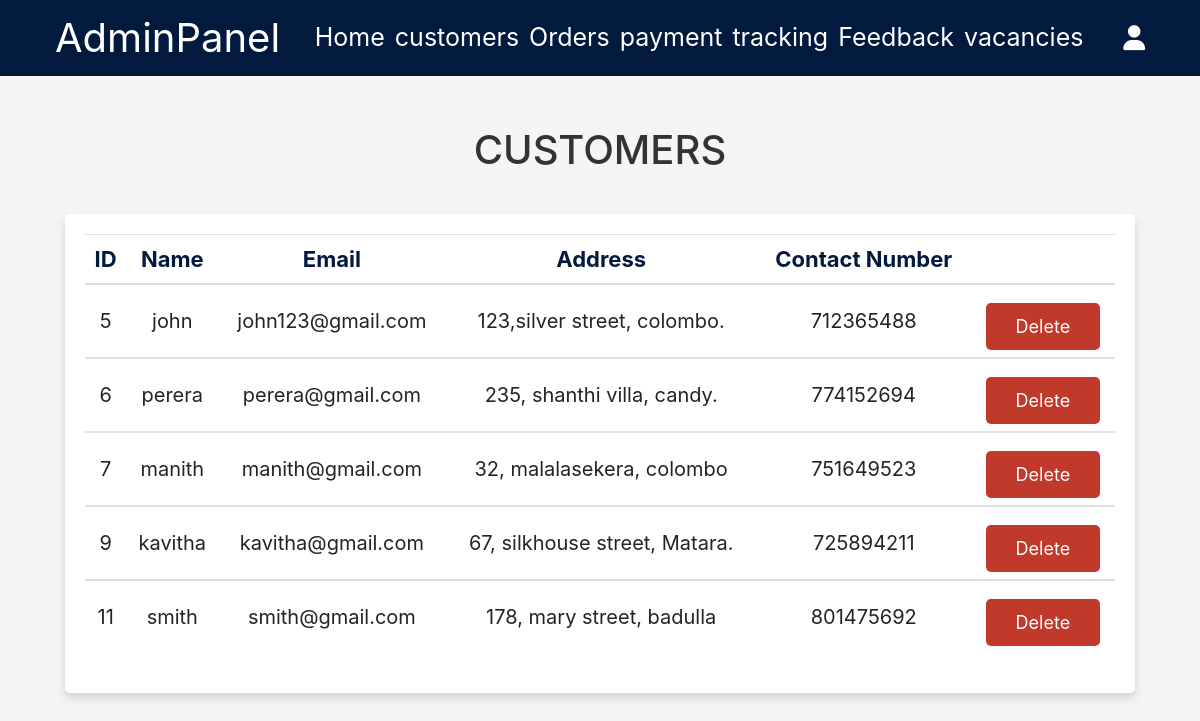
/1.Admin_Account/customers.php (signed in), run on the app's committed database.
### tables this page shows
CREATE TABLE `user` (
  `user_id` int(11) NOT NULL,
  `username` varchar(50) NOT NULL,
  `password` varchar(30) NOT NULL,
  `name` varchar(20) NOT NULL,
  `email` varchar(100) NOT NULL,
  `address` varchar(100) NOT NULL,
  `contact_number` int(12) NOT NULL,
  `user_type` varchar(20) NOT NULL DEFAULT 'user'
);

### 1.Admin_Account/customers.php (the view, shortened to what this page needs)
<?php
$con = mysqli_connect('localhost', 'root', '', 'ecargoms') or die('connection failed');
?>
<!DOCTYPE html>
<html lang="en">
<head>
<link href="bootstrap/css/bootstrap.min.css" rel="stylesheet" >
<link href="source/css/admin.css" rel="stylesheet">
</head>
<body>
<?php
include 'nav.php';
?>
<section>
    <h1 class="title">customers</h1>
    <div class="container">
        <div class="row text-center">
		<div class="col-md">
			<div class="box shadow">
				<div class="table table-hover table-responsive">
					<table class="table">
						<thead>
							<tr>
							<th scope="col">ID</th>
							<th scope="col">Name</th>
							<th scope="col">Email</th>
							<th scope="col">Address</th>
							<th scope="col">Contact Number</th>
							<th scope="col"></th>
							</tr>
						</thead>
						<?php
							$query = "SELECT * FROM user WHERE user_type='user'";
							$query_run = mysqli_query($con, $query);
							if(mysqli_num_rows($query_run) > 0){
								foreach($query_run as $detail){
									?>
										<tbody>
											<tr>
											<td><?= $detail['user_id']; ?></td>
											<td><?= $detail['name']; ?></td>
											<td><?= $detail['email']; ?></td>
											<td><?= $detail['address']; ?></td>
											<td><?= $detail['contact_number']; ?></td>
											<td>
											<a href="customers.php?delete=<?php echo $detail['user_id']; ?>" onclick="return confirm('delete this message?');" class="delete-btn">delete</a>
											</td>
											</tr>
										</tbody>
									<?php
								}
							}
							else{
								echo '<p class="empty">no record found!</p>';
							}
						?>
					</table>
				</div>
			</div>
		</div>
	</div>
    </div>
</section>
</body>
</html>

### 1.Admin_Account/nav.php (shortened to what this page needs)
<div class="container-fluid bg-secondary">
  <div class="container ">
    <nav class="navbar navbar-expand-lg navbar-light ">
      <a class="navbar-brand" href="index.php">AdminPanel</a>
      <div class="collapse navbar-collapse justify-content-center" id="navbarSupportedContent">
        <ul class="navbar-nav">
          <li class="nav-item">
            <a class="nav-link" href="index.php">Home</a>
          </li>
          <li class="nav-item">
            <a class="nav-link" href="customers.php">customers</a>
          </li>
          <li class="nav-item">
            <a class="nav-link" href="orders.php">Orders</a>
          </li>
          <li class="nav-item">
            <a class="nav-link" href="payment.php">payment</a>
          </li>
          <li class="nav-item">
            <a class="nav-link" href="tracking.php">tracking</a>
          </li>
          <li class="nav-item">
            <a class="nav-link" href="feedback.php">Feedback</a>
          </li>
          <li class="nav-item">
            <a class="nav-link" href="vacancies.php">vacancies</a>
          </li>
        </ul>
      </div>
      <div id="user-btn" class="fas fa-user icon"></div>
    </nav>
  </div>
</div>

### 1.Admin_Account/source/css/admin.css (style rules this page uses)
:root { --blue: #021a3e; --red: #c0392b; --orange: #f39c12; --black: #333; --white: #fff; --light-color: #666; --light-white: #ccc; --light-bg: #f5f5f5; --border: .1rem solid var(--black); --box-shedow: 0 .5rem 1rem rgba(0,0,0,.1); }
* { margin: 0; padding: 0; box-sizing: border-box; outline: none; border: none; text-decoration: none; transition: all .0s linear; }
html { font-size: 62.5%; overflow-x: hidden; }
body { background-color: var(--light-bg); }
section { padding: 3rem 2rem; }
.title { text-align: center; margin-top: 2rem; margin-bottom: 2rem; text-transform: uppercase; color: var(--black); font-size: 4rem; }
.btn, .option-btn, .delete-btn, .white-btn { display: inline-block; margin-top: 1rem; padding: 1rem 3rem; cursor: pointer; color: var(--white); font-size: 1.8rem; border-radius: .5rem; text-transform: capitalize; }
.delete-btn { background-color: var(--red); }
.bg-secondary { background-color:var(--blue) !important; }
.navbar-brand { color: white !important; font-size: 40px; }
.nav-link { color: white !important; font-size: 25px; }
.icon { margin-left: 1.5rem; font-size: 2.5rem; cursor: pointer; color: var(--white); }
.box { border-radius: .5rem; margin: 2rem; padding: 2rem; background-color: var(--white);; text-align: center; }
.table th { font-size: 22px; color: var(--blue); }
.table td { font-size: 20px; vertical-align: middle; }

### data on the page
user: user_id "5", name "john", email "john123@gmail.com", address "123,silver street, colombo.", contact_number "712365488"
user: user_id "6", name "perera", email "perera@gmail.com", address "235, shanthi villa, candy.", contact_number "774152694"
user: user_id "7", name "manith", email "manith@gmail.com", address "32, malalasekera, colombo", contact_number "751649523"
user: user_id "9", name "kavitha", email "kavitha@gmail.com", address "67, silkhouse street, Matara.", contact_number "725894211"
user: user_id "11", name "smith", email "smith@gmail.com", address "178, mary street, badulla", contact_number "801475692"
